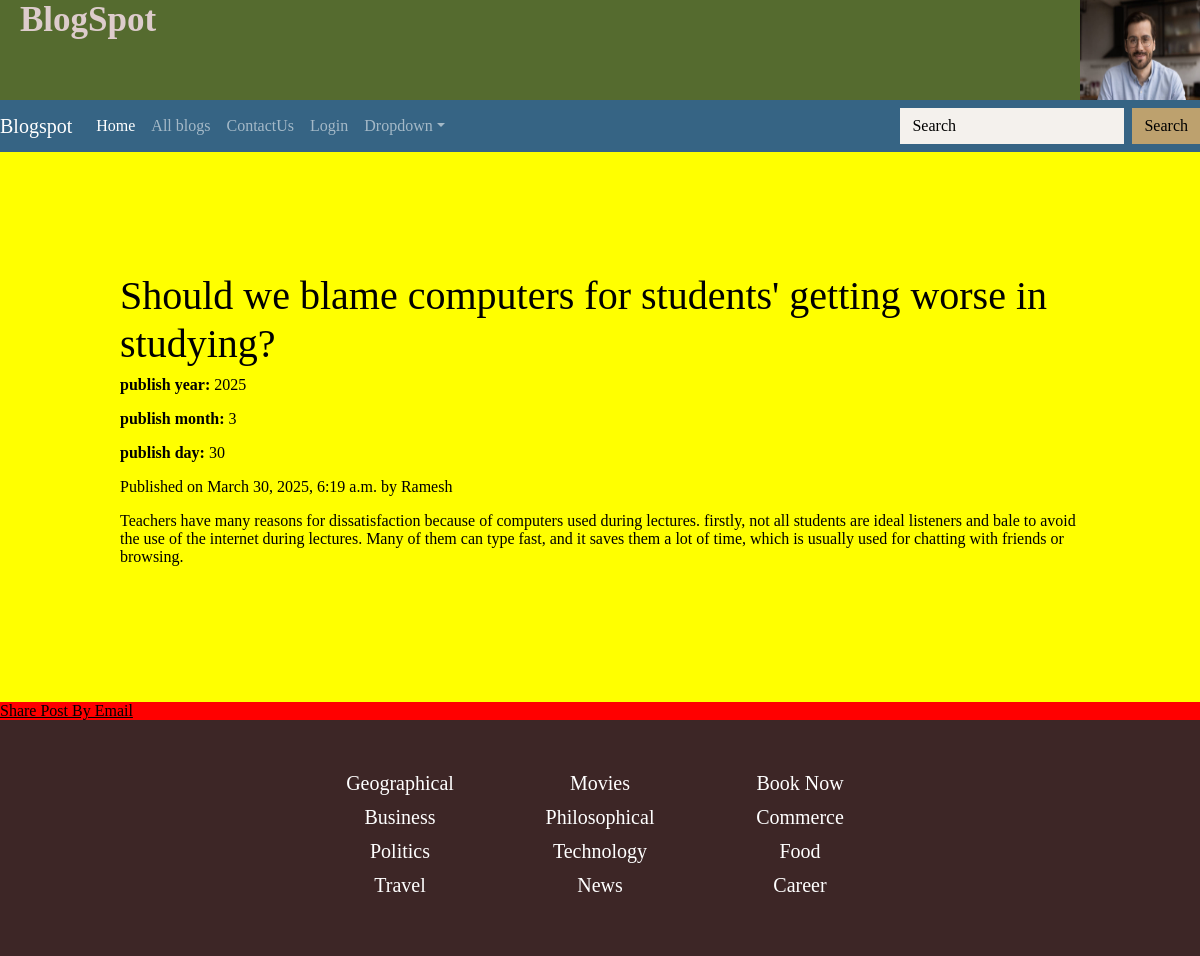
The page /blogdetail/2025/3/30/study_getting_worse/ on the database its author committed.
### blogApp/models.py (models this page shows, shortened)
class Post(models.Model):
    STATUS_CHOICES = (
        ('draft', 'Draft'),
        ('published', 'Published'),
    )
    title = models.CharField(max_length=256)
    slug = models.SlugField(max_length=264,unique_for_date='publish')
    author = models.ForeignKey(CustomUser, related_name='blog_posts', on_delete=models.CASCADE)
    body = models.TextField()
    publish = models.DateTimeField(default=timezone.now)
    created = models.DateTimeField(auto_now_add=True)
    updated = models.DateTimeField(auto_now=True)
    status = models.CharField(max_length=10,choices = STATUS_CHOICES,default='draft')
    objects = CustomManager()
    class Meta:
        ordering = ('publish',)

class CustomUser(AbstractUser):
    address = models.TextField(blank=True, null=True)
    contact = models.CharField(max_length=15, blank=True, null=True)
    groups = models.ManyToManyField(
        Group,
        related_name="customuser_groups_set",  # Avoid conflict with auth.User.groups
        blank=True,
        help_text="The groups this user belongs to.",
        verbose_name="groups",
    )
    user_permissions = models.ManyToManyField(
        Permission,
        related_name="customuser_permissions",  # Avoid conflict with auth.User.user_permissions
        blank=True,
        help_text="Specific permissions for this user.",
        verbose_name="user permissions",
    )

### blogApp/views.py (the view)
# urls.py: path('blogdetail/<int:year>/<int:month>/<int:day>/<slug:post>/', views.blogdetail_view, name='blogdetail'),
def blogdetail_view(request, year, month, day, post):
    post = get_object_or_404(Post,
                             slug=post,
                             publish__year=year,
                             publish__month=month,
                             publish__day=day)
    return render(request, 'blogApp/blogdetail.html', {'post': [post]})

### blogApp/models.py (called while the page is built)
    def get_queryset(self):
        return super().get_queryset().filter()

### templates/blogApp/blogdetail.html (shortened to what this page needs)
<!DOCTYPE html>
{% load static %}
<html lang="en">
<head>
    <link rel="stylesheet" href="{% static 'css/style.css' %}">
    <link rel="stylesheet" href="{% static 'css/style1.css' %}">
</head>
<body>
    <header>
        <div class="blogspot">BlogSpot</div>
        <img class="head-img" src="{% static 'images/img9.jpg' %}"alt="profile"/>
    </header>
  <nav
    class="navbar navbar-expand-sm navbar-dark"
    style="
        background-color:
            #366484;
    "
  >
    <a class="navbar-brand" href="#">Blogspot</a>
    <div class="collapse navbar-collapse" id="collapsibleNavId">
        <ul class="navbar-nav me-auto mt-2 mt-lg-0">
            <li class="nav-item">
                <a class="nav-link active" href="/home/" aria-current="page"
                    >Home <span class="visually-hidden">(current)</span></a
                >
            </li>
            <li class="nav-item">
                <a class="nav-link" href="/myblog/">All blogs</a>
            </li>
            <li class="nav-item">
                <a class="nav-link" href="#">ContactUs</a>
            </li>
            <li class="nav-item">
                <a class="nav-link" href="#">Login</a>
            </li>
            <li class="nav-item dropdown">
                <a
                    class="nav-link dropdown-toggle"
                    href="#"
                    id="dropdownId"
                    data-bs-toggle="dropdown"
                    aria-haspopup="true"
                    aria-expanded="false"
                    >Dropdown</a
                >
            </li>
        </ul>
        <form class="d-flex my-2 my-lg-0">
            <input
                class="form-control me-sm-2"
                type="text"
                placeholder="Search"
                style="background-color:rgb(244, 241, 237);"
            />
            <button style="background-color:rgb(189, 161, 110); color:black;" class="btn btn-outline-success my-2 my-sm-0" type="submit">
                Search
            </button>
        </form>
    </div>
  </nav>
{% for val in post %}
<div className="text-center bg-primary p-3">
    <div>
        <div style="background:yellow; padding:10%;">
           <h1>{{ val.title }}</h1>
            <p><strong>publish year:</strong> {{val.publish.year}}</p>
            <p><strong>publish month:</strong> {{val.publish.month}}</p>
            <p><strong>publish day:</strong> {{val.publish.day}}</p>
            <p>Published on {{val.publish}} by {{val.author|title}}</p>
            <p id="blog-body">{{val.body|linebreaks}}</p>
        </div>
    </div>
    <a href="/{{val.id}}/share">Share Post By Email</a>
    {% endfor %}
    <div class="footer">
            <table align="center">
              <tr>
                    <td><h5 className="heading5">Geographical</h5></td>
                    <td><h5 className="heading5">Movies</h5></td>
                    <td><h5 className="heading5">Book Now</h5></td>
                </tr>
                <tr>
                    <td><h5 className="heading5">Business</h5></td>
                    <td><h5 className="heading5">Philosophical</h5></td>
                    <td><h5 className="heading5">Commerce</h5></td>
                </tr>
                <tr>
                    <td><h5 className="heading5">Politics</h5></td>
                    <td><h5 className="heading5">Technology</h5></td>
                    <td><h5 className="heading5">Food</h5></td>
                </tr>
                <tr>
                    <td><h5 className="heading5">Travel</h5></td>
                    <td><h5 className="heading5">News</h5></td>
                    <td><h5 className="heading5">Career</h5></td>
                </tr>
            </table>
           </div>
    </body>
</html>

### static/css/style1.css (style rules this page uses)
.head-img { width:10%; height:100%; display:inline; float:inline-end; }
header { height:100px; background-color: darkolivegreen; }
.blogspot { display:inline; color:rgb(221, 204, 204); font-size:35px; font-weight: bolder; margin-left:20px; margin-top:30px; }
.footer { background-color: rgb(61, 38, 38); color:white; padding:50px; margin:0px; }
td { width:200px; text-align: center; }
#blog-body { font-size: 16px; }
.form-control { border-color: black; background-color: rgba(223, 220, 214, 0.944); }
body { background-color: red; }

### rows shown on the page
Post: title "Should we blame computers for students' getting worse in studying?", publish.year "2025", publish.month "3", publish.day "30", publish "March 30, 2025, 6:19 a.m.", author "Ramesh", body "Teachers have many reasons for dissatisfaction because of computers used during lectures. firstly, not all students are ideal listeners and bale to avoid the use of the internet during lectures. Many of them can type fast, and it saves them a lot of time, which is usually used for chatting with friends or browsing."
